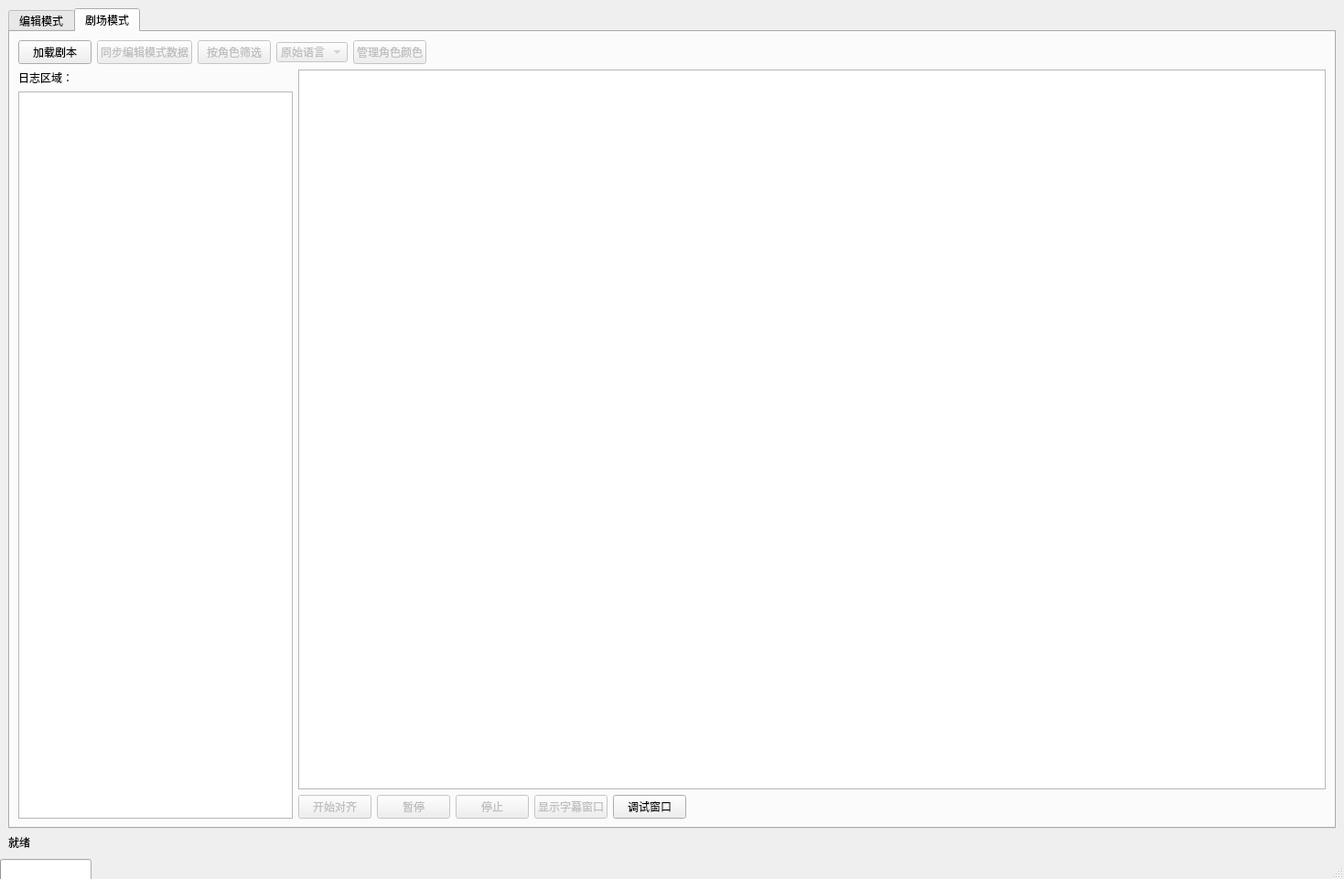
<?xml version="1.0" encoding="UTF-8"?>
<ui version="4.0">
 <class>MainWindow</class>
 <widget class="QMainWindow" name="MainWindow">
  <property name="geometry">
   <rect>
    <x>0</x>
    <y>0</y>
    <width>1469</width>
    <height>961</height>
   </rect>
  </property>
  <property name="windowTitle">
   <string>Miomu - 剧本对齐控制台</string>
  </property>
  <widget class="QWidget" name="centralwidget">
   <layout class="QVBoxLayout" name="verticalLayoutMain">
    <item>
     <widget class="QTabWidget" name="tabWidget">
      <property name="currentIndex">
       <number>1</number>
      </property>
      <widget class="QWidget" name="editTab">
       <attribute name="title">
        <string>编辑模式</string>
       </attribute>
       <layout class="QVBoxLayout" name="verticalLayoutEdit" stretch="1,4">
        <property name="leftMargin">
         <number>0</number>
        </property>
        <property name="topMargin">
         <number>0</number>
        </property>
        <property name="rightMargin">
         <number>0</number>
        </property>
        <property name="bottomMargin">
         <number>0</number>
        </property>
        <item>
         <layout class="QHBoxLayout" name="toolbarLayout">
          <item>
           <widget class="QPushButton" name="loadScriptButton">
            <property name="text">
             <string>加载剧本</string>
            </property>
           </widget>
          </item>
          <item>
           <widget class="QPushButton" name="saveScriptButton">
            <property name="enabled">
             <bool>false</bool>
            </property>
            <property name="text">
             <string>保存剧本</string>
            </property>
           </widget>
          </item>
          <item>
           <widget class="QPushButton" name="addCueButton">
            <property name="enabled">
             <bool>false</bool>
            </property>
            <property name="text">
             <string>添加台词</string>
            </property>
           </widget>
          </item>
          <item>
           <widget class="QPushButton" name="deleteCueButton">
            <property name="enabled">
             <bool>false</bool>
            </property>
            <property name="text">
             <string>删除台词</string>
            </property>
           </widget>
          </item>
          <item>
           <widget class="QPushButton" name="duplicateCueButton">
            <property name="enabled">
             <bool>false</bool>
            </property>
            <property name="text">
             <string>复制台词</string>
            </property>
           </widget>
          </item>
          <item>
           <widget class="QPushButton" name="refreshPhonemesButton">
            <property name="enabled">
             <bool>false</bool>
            </property>
            <property name="text">
             <string>刷新音素</string>
            </property>
           </widget>
          </item>
          <item>
           <widget class="QPushButton" name="addLanguageButton">
            <property name="enabled">
             <bool>false</bool>
            </property>
            <property name="text">
             <string>添加语言</string>
            </property>
           </widget>
          </item>
          <item>
           <widget class="QPushButton" name="removeLanguageButton">
            <property name="enabled">
             <bool>false</bool>
            </property>
            <property name="text">
             <string>移除语言</string>
            </property>
           </widget>
          </item>
          <item>
           <widget class="QPushButton" name="manageStylesButton">
            <property name="enabled">
             <bool>false</bool>
            </property>
            <property name="text">
             <string>管理样式</string>
            </property>
           </widget>
          </item>
          <item>
           <spacer name="horizontalSpacer">
            <property name="orientation">
             <enum>Qt::Orientation::Horizontal</enum>
            </property>
            <property name="sizeHint" stdset="0">
             <size>
              <width>40</width>
              <height>20</height>
             </size>
            </property>
           </spacer>
          </item>
         </layout>
        </item>
        <item>
         <widget class="QTableView" name="scriptView">
          <property name="alternatingRowColors">
           <bool>true</bool>
          </property>
          <property name="selectionBehavior">
           <enum>QAbstractItemView::SelectionBehavior::SelectRows</enum>
          </property>
          <property name="showGrid">
           <bool>true</bool>
          </property>
          <property name="sortingEnabled">
           <bool>false</bool>
          </property>
         </widget>
        </item>
       </layout>
      </widget>
      <widget class="QWidget" name="theaterTab">
       <attribute name="title">
        <string>剧场模式</string>
       </attribute>
       <layout class="QVBoxLayout" name="verticalLayoutTheater">
        <item>
         <layout class="QHBoxLayout" name="theaterToolbarLayout">
          <item>
           <widget class="QPushButton" name="loadScriptTheaterButton">
            <property name="text">
             <string>加载剧本</string>
            </property>
           </widget>
          </item>
          <item>
           <widget class="QPushButton" name="syncFromEditButton">
            <property name="enabled">
             <bool>false</bool>
            </property>
            <property name="text">
             <string>同步编辑模式数据</string>
            </property>
           </widget>
          </item>
          <item>
           <widget class="QPushButton" name="filterByCharacterButton">
            <property name="enabled">
             <bool>false</bool>
            </property>
            <property name="text">
             <string>按角色筛选</string>
            </property>
           </widget>
          </item>
          <item>
           <widget class="QComboBox" name="languageComboBox">
            <property name="enabled">
             <bool>false</bool>
            </property>
            <item>
             <property name="text">
              <string>原始语言</string>
             </property>
            </item>
           </widget>
          </item>
          <item>
           <widget class="QPushButton" name="manageCharacterColorsButton">
            <property name="enabled">
             <bool>false</bool>
            </property>
            <property name="text">
             <string>管理角色颜色</string>
            </property>
           </widget>
          </item>
          <item>
           <spacer name="horizontalSpacerTheater">
            <property name="orientation">
             <enum>Qt::Orientation::Horizontal</enum>
            </property>
            <property name="sizeHint" stdset="0">
             <size>
              <width>40</width>
              <height>20</height>
             </size>
            </property>
           </spacer>
          </item>
         </layout>
        </item>
        <item>
         <layout class="QHBoxLayout" name="controlLayout">
          <item>
           <layout class="QVBoxLayout" name="verticalLayoutLogArea">
            <item>
             <widget class="QLabel" name="logAreaLabel">
              <property name="text">
               <string>日志区域：</string>
              </property>
             </widget>
            </item>
            <item>
             <widget class="QTextEdit" name="logTextEdit">
              <property name="maximumSize">
               <size>
                <width>300</width>
                <height>16777215</height>
               </size>
              </property>
              <property name="readOnly">
               <bool>true</bool>
              </property>
             </widget>
            </item>
           </layout>
          </item>
          <item>
           <layout class="QVBoxLayout" name="theaterMainLayout">
            <item>
             <widget class="QTableView" name="theaterTable">
              <property name="alternatingRowColors">
               <bool>true</bool>
              </property>
              <property name="selectionBehavior">
               <enum>QAbstractItemView::SelectionBehavior::SelectRows</enum>
              </property>
              <property name="showGrid">
               <bool>true</bool>
              </property>
              <property name="sortingEnabled">
               <bool>false</bool>
              </property>
             </widget>
            </item>
            <item>
             <layout class="QHBoxLayout" name="theaterControlsLayout">
              <item>
               <widget class="QPushButton" name="startButton">
                <property name="enabled">
                 <bool>false</bool>
                </property>
                <property name="text">
                 <string>开始对齐</string>
                </property>
               </widget>
              </item>
              <item>
               <widget class="QPushButton" name="pauseButton">
                <property name="enabled">
                 <bool>false</bool>
                </property>
                <property name="text">
                 <string>暂停</string>
                </property>
               </widget>
              </item>
              <item>
               <widget class="QPushButton" name="stopButton">
                <property name="enabled">
                 <bool>false</bool>
                </property>
                <property name="text">
                 <string>停止</string>
                </property>
               </widget>
              </item>
              <item>
               <widget class="QPushButton" name="showSubtitleButton">
                <property name="enabled">
                 <bool>false</bool>
                </property>
                <property name="text">
                 <string>显示字幕窗口</string>
                </property>
               </widget>
              </item>
              <item>
               <widget class="QPushButton" name="showDebugButton">
                <property name="text">
                 <string>调试窗口</string>
                </property>
               </widget>
              </item>
              <item>
               <spacer name="horizontalSpacerControls">
                <property name="orientation">
                 <enum>Qt::Orientation::Horizontal</enum>
                </property>
                <property name="sizeHint" stdset="0">
                 <size>
                  <width>40</width>
                  <height>20</height>
                 </size>
                </property>
               </spacer>
              </item>
             </layout>
            </item>
           </layout>
          </item>
         </layout>
        </item>
       </layout>
      </widget>
     </widget>
    </item>
    <item>
     <widget class="QLabel" name="logLabel">
      <property name="text">
       <string>就绪</string>
      </property>
     </widget>
    </item>
   </layout>
  </widget>
  <widget class="QStatusBar" name="statusbar">
   <property name="sizeGripEnabled">
    <bool>true</bool>
   </property>
   <widget class="QProgressBar" name="progressBar">
    <property name="geometry">
     <rect>
      <x>0</x>
      <y>0</y>
      <width>100</width>
      <height>30</height>
     </rect>
    </property>
    <property name="visible">
     <bool>false</bool>
    </property>
    <property name="textVisible">
     <bool>false</bool>
    </property>
   </widget>
  </widget>
 </widget>
 <resources/>
 <connections/>
</ui>
